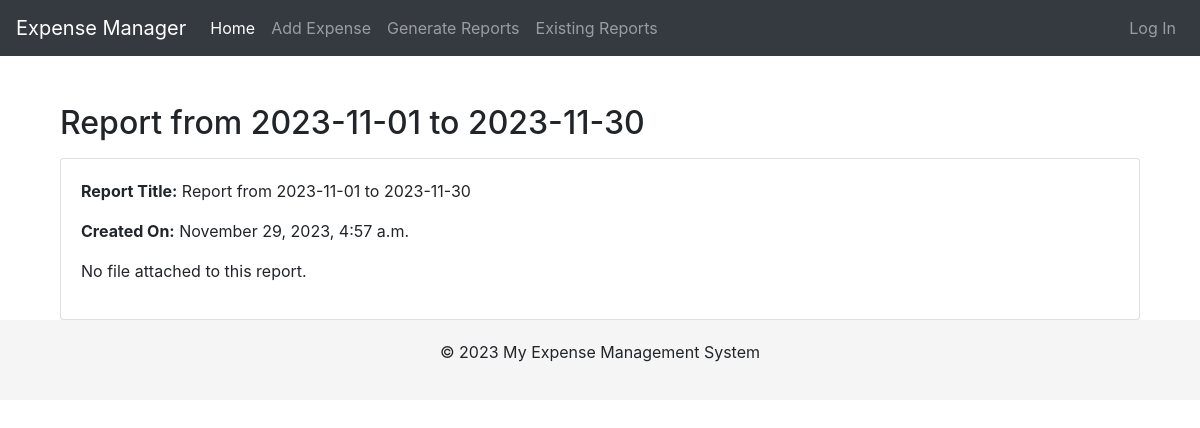
The app's page /report/1/, older data.
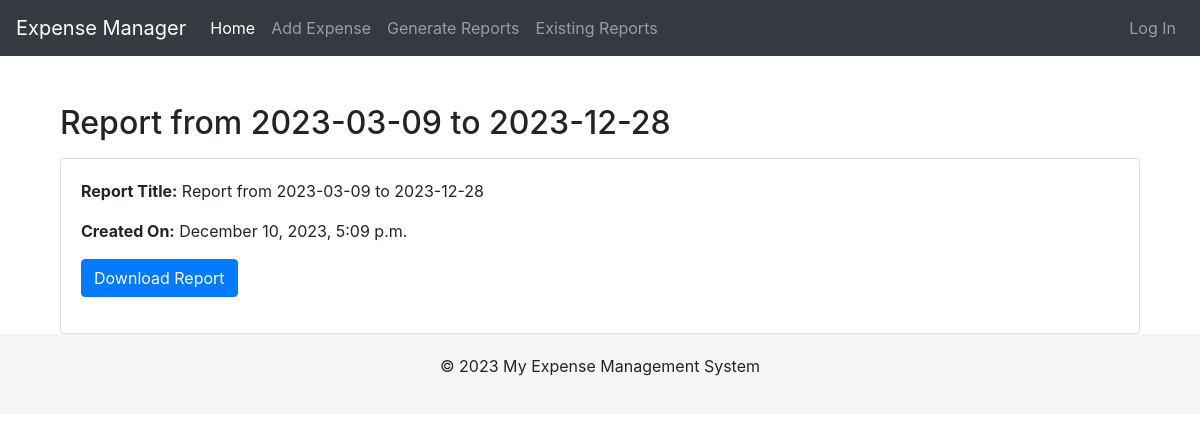
The same page, newer data.
### expenses/models.py (models this page shows, shortened)
class Report(models.Model):
    user = models.ForeignKey(User, on_delete=models.CASCADE)
    title = models.CharField(max_length=100)
    created_date = models.DateTimeField(auto_now_add=True)
    report_file = models.FileField(upload_to='reports/', blank=True, null=True)
    unique_id = models.UUIDField(default=uuid.uuid4, editable=False, unique=True)

### expenses/views.py (the view)
# urls.py: path('report/<int:report_id>/', report_detail, name='report_detail'),
def report_detail(request, report_id):
    report = get_object_or_404(Report, pk=report_id)
    return render(request, 'expenses/report_detail.html', {'report': report})

### expenses/templates/expenses/report_detail.html
{% extends 'base.html' %}
{% block content %}
<div class="container mt-4">
    <h2 class="mb-3">{{ report.title }}</h2>
    <div class="card">
        <div class="card-body">
            <p><strong>Report Title:</strong> {{ report.title }}</p>
            <p><strong>Created On:</strong> {{ report.created_date|date:"F j, Y, P" }}</p>
            {% if report.report_file %}
                <p><a href="{{ report.report_file.url }}" class="btn btn-primary">Download Report</a></p>
            {% else %}
                <p>No file attached to this report.</p>
            {% endif %}
        </div>
    </div>
</div>
{% endblock %}

Row changes from the older to the newer data that the page shows:
changed Report: title "Report from 2023-11-01 to 2023-11-30" → "Report from 2023-03-09 to 2023-12-28"; created_date "November 29, 2023, 4:57 a.m." → "December 10, 2023, 5:09 p.m."
Text that changed along with them:
text no longer shown: "No file attached to this report."
text now shown: "Download Report"
